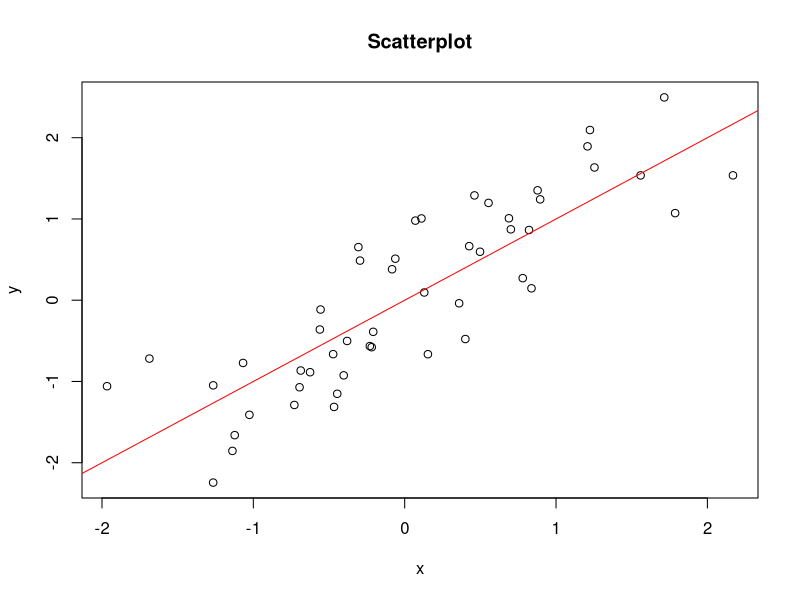

The R script that drew this image:
## ---- chunk 1
#this code chunk is not displayed, needed for definition of mean_data
mean_data <- mean(c(3, 4, 5, 5, 6, 7, 7)) |> round(digits = 2) 
## ---- chunk 2
height <- sample(seq(157, 196, by = 0.1), size = 5)
weight <- sample(seq(56, 85, by = 0.1), size = 5) 
age <- sample(20:50, size = 5)
data <- data.frame(height, weight, age)
knitr::kable(data)
## ---- chunk 3
set.seed(123)
x <- rnorm(n = 50)
y <- x + runif(50, min = -1, max = 1)
plot(x, y, main = "Scatterplot") 
abline(a = 0, b = 1, col = "red")
